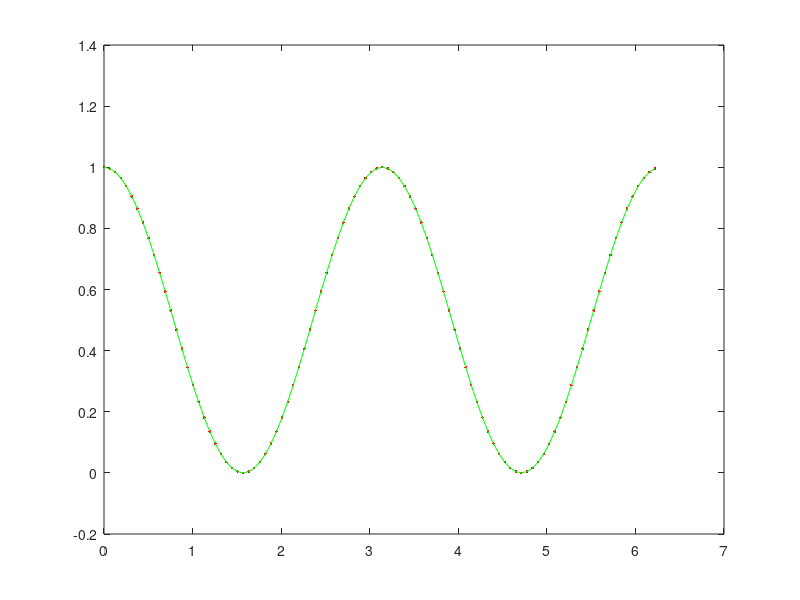

Reproduce this figure in MATLAB.

T = 2*pi;
n = 100;

f = @(x) cos(x)^2;

for k = 1:n
    x(k) = (k-1)*T/n;
end

for k = 1:n
    F(k) = f(x(k));
end

gama1 = fft(F)/n;

Omega = ones(n,n);

w = exp(j*2*pi/n);
for i = 2:n
    for l = 2:n
        Omega(i,l) = w^((i-1)*(l-1));
    end
end

if mod(n,2) == 0
    m = n/2;
    for k = 1:m
        a1(k) = 2*real(gama1(k));
        a1(m+1) = gama1(m+1);
        b1(k) = -2*imag(gama1(k));
        b1(m) = 0;
    end
else m = (n-1)/2;
    for k = 1:m
        a1(k) = 2*real(gama1(k));
        b1(k) = -2*imag(gama1(k));
    end
    a1(m+1) = 2*real(gama1(m+1));
end

for k = 1:n
    suma = 0;
    for j = 1:m
        suma = suma + a1(j+1)*cos(j*x(k)*2*pi/T) + b1(j)*sin(j*x(k)*2*pi/T);
    end
    Phi1(k) = (a1(1)/2) + suma;
end

plot(x,F,'r.');
hold on;
plot(x,Phi1,'g');